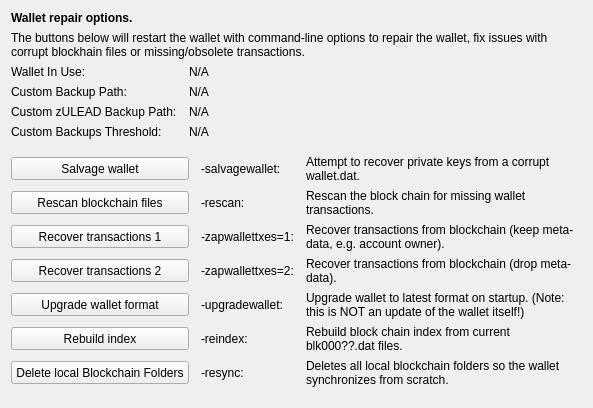
     <widget class="QWidget" name="tab_repair">
      <attribute name="title">
       <string>&amp;Wallet Repair</string>
      </attribute>
      <layout class="QGridLayout" name="gridLayout_4" columnstretch="0,0,0,0">
       <property name="horizontalSpacing">
        <number>12</number>
       </property>
       <item row="0" column="0" colspan="4">
        <widget class="QLabel" name="label_repair_header">
         <property name="font">
          <font>
           <weight>75</weight>
           <bold>true</bold>
          </font>
         </property>
         <property name="text">
          <string>Wallet repair options.</string>
         </property>
        </widget>
       </item>
       <item row="1" column="0" colspan="4">
        <widget class="QLabel" name="label_repair_helptext">
         <property name="font">
          <font>
           <weight>50</weight>
           <bold>false</bold>
          </font>
         </property>
         <property name="text">
          <string>The buttons below will restart the wallet with command-line options to repair the wallet, fix issues with corrupt blockhain files or missing/obsolete transactions.</string>
         </property>
         <property name="wordWrap">
          <bool>true</bool>
         </property>
        </widget>
       </item>
       <item row="2" column="0">
        <widget class="QLabel" name="wallet_path_label">
         <property name="text">
          <string>Wallet In Use:</string>
         </property>
        </widget>
       </item>
       <item row="2" column="1" colspan="3">
        <widget class="QLabel" name="wallet_path">
         <property name="cursor">
          <cursorShape>IBeamCursor</cursorShape>
         </property>
         <property name="text">
          <string>N/A</string>
         </property>
         <property name="textFormat">
          <enum>Qt::PlainText</enum>
         </property>
         <property name="textInteractionFlags">
          <set>Qt::LinksAccessibleByMouse|Qt::TextSelectableByKeyboard|Qt::TextSelectableByMouse</set>
         </property>
        </widget>
       </item>
       <item row="3" column="0">
        <widget class="QLabel" name="wallet_custombackuppath_label">
         <property name="text">
          <string>Custom Backup Path:</string>
         </property>
         <property name="visible">
          <bool>false</bool>
         </property>
        </widget>
       </item>
       <item row="3" column="1" colspan="3">
        <widget class="QLabel" name="wallet_custombackuppath">
         <property name="cursor">
          <cursorShape>IBeamCursor</cursorShape>
         </property>
         <property name="text">
          <string>N/A</string>
         </property>
         <property name="textFormat">
          <enum>Qt::PlainText</enum>
         </property>
         <property name="textInteractionFlags">
          <set>Qt::LinksAccessibleByMouse|Qt::TextSelectableByKeyboard|Qt::TextSelectableByMouse</set>
         </property>
         <property name="visible">
          <bool>false</bool>
         </property>
        </widget>
       </item>
       <item row="4" column="0">
        <widget class="QLabel" name="wallet_customzuleadbackuppath_label">
         <property name="text">
          <string>Custom zULEAD Backup Path:</string>
         </property>
         <property name="visible">
          <bool>false</bool>
         </property>
        </widget>
       </item>
       <item row="4" column="1" colspan="3">
        <widget class="QLabel" name="wallet_customzuleadbackuppath">
         <property name="cursor">
          <cursorShape>IBeamCursor</cursorShape>
         </property>
         <property name="text">
          <string>N/A</string>
         </property>
         <property name="textFormat">
          <enum>Qt::PlainText</enum>
         </property>
         <property name="textInteractionFlags">
          <set>Qt::LinksAccessibleByMouse|Qt::TextSelectableByKeyboard|Qt::TextSelectableByMouse</set>
         </property>
         <property name="visible">
          <bool>false</bool>
         </property>
        </widget>
       </item>
       <item row="5" column="0">
        <widget class="QLabel" name="wallet_custombackupthreshold_label">
         <property name="text">
          <string>Custom Backups Threshold:</string>
         </property>
         <property name="visible">
          <bool>false</bool>
         </property>
        </widget>
       </item>
       <item row="5" column="1" colspan="3">
        <widget class="QLabel" name="wallet_custombackupthreshold">
         <property name="cursor">
          <cursorShape>IBeamCursor</cursorShape>
         </property>
         <property name="text">
          <string>N/A</string>
         </property>
         <property name="textFormat">
          <enum>Qt::PlainText</enum>
         </property>
         <property name="textInteractionFlags">
          <set>Qt::LinksAccessibleByMouse|Qt::TextSelectableByKeyboard|Qt::TextSelectableByMouse</set>
         </property>
         <property name="visible">
          <bool>false</bool>
         </property>
        </widget>
       </item>
       <item row="6" column="0">
        <spacer name="verticalSpacer_repair1">
         <property name="orientation">
          <enum>Qt::Vertical</enum>
         </property>
         <property name="sizeHint" stdset="0">
          <size>
           <width>10</width>
           <height>10</height>
          </size>
         </property>
        </spacer>
       </item>
       <item row="7" column="0" colspan="2">
        <widget class="QPushButton" name="btn_salvagewallet">
         <property name="minimumSize">
          <size>
           <width>100</width>
           <height>23</height>
          </size>
         </property>
         <property name="text">
          <string>Salvage wallet</string>
         </property>
        </widget>
       </item>
       <item row="7" column="2">
        <widget class="QLabel" name="label_repair_salvage_command">
         <property name="text">
          <string notr="true">-salvagewallet:</string>
         </property>
        </widget>
       </item>
       <item row="7" column="3">
        <widget class="QLabel" name="label_repair_salvage">
         <property name="text">
          <string>Attempt to recover private keys from a corrupt wallet.dat.</string>
         </property>
         <property name="wordWrap">
          <bool>true</bool>
         </property>
        </widget>
       </item>
       <item row="8" column="0" colspan="2">
        <widget class="QPushButton" name="btn_rescan">
         <property name="minimumSize">
          <size>
           <width>100</width>
           <height>23</height>
          </size>
         </property>
         <property name="text">
          <string>Rescan blockchain files</string>
         </property>
        </widget>
       </item>
       <item row="8" column="2">
        <widget class="QLabel" name="label_repair_rescan_command">
         <property name="text">
          <string notr="true">-rescan:</string>
         </property>
        </widget>
       </item>
       <item row="8" column="3">
        <widget class="QLabel" name="label_repair_rescan">
         <property name="text">
          <string>Rescan the block chain for missing wallet transactions.</string>
         </property>
         <property name="wordWrap">
          <bool>true</bool>
         </property>
        </widget>
       </item>
       <item row="9" column="0" colspan="2">
        <widget class="QPushButton" name="btn_zapwallettxes1">
         <property name="minimumSize">
          <size>
           <width>100</width>
           <height>23</height>
          </size>
         </property>
         <property name="text">
          <string>Recover transactions 1</string>
         </property>
        </widget>
       </item>
       <item row="9" column="2">
        <widget class="QLabel" name="label_repair_zap1_command">
         <property name="text">
          <string notr="true">-zapwallettxes=1:</string>
         </property>
        </widget>
       </item>
       <item row="9" column="3">
        <widget class="QLabel" name="label_repair_zap1">
         <property name="text">
          <string>Recover transactions from blockchain (keep meta-data, e.g. account owner).</string>
         </property>
         <property name="wordWrap">
          <bool>true</bool>
         </property>
        </widget>
       </item>
       <item row="10" column="0" colspan="2">
        <widget class="QPushButton" name="btn_zapwallettxes2">
         <property name="minimumSize">
          <size>
           <width>100</width>
           <height>23</height>
          </size>
         </property>
         <property name="text">
          <string>Recover transactions 2</string>
         </property>
        </widget>
       </item>
       <item row="10" column="2">
        <widget class="QLabel" name="label_repair_zap2_command">
         <property name="text">
          <string notr="true">-zapwallettxes=2:</string>
         </property>
        </widget>
       </item>
       <item row="10" column="3">
        <widget class="QLabel" name="label_repair_zap2">
         <property name="text">
          <string>Recover transactions from blockchain (drop meta-data).</string>
         </property>
         <property name="wordWrap">
          <bool>true</bool>
         </property>
        </widget>
       </item>
       <item row="11" column="0" colspan="2">
        <widget class="QPushButton" name="btn_upgradewallet">
         <property name="minimumSize">
          <size>
           <width>100</width>
           <height>23</height>
          </size>
         </property>
         <property name="text">
          <string>Upgrade wallet format</string>
         </property>
        </widget>
       </item>
       <item row="11" column="2">
        <widget class="QLabel" name="label_repair_upgrade_command">
         <property name="text">
          <string notr="true">-upgradewallet:</string>
         </property>
        </widget>
       </item>
       <item row="11" column="3">
        <widget class="QLabel" name="label_repair_upgrade">
         <property name="text">
          <string>Upgrade wallet to latest format on startup. (Note: this is NOT an update of the wallet itself!)</string>
         </property>
         <property name="wordWrap">
          <bool>true</bool>
         </property>
        </widget>
       </item>
       <item row="12" column="0" colspan="2">
        <widget class="QPushButton" name="btn_reindex">
         <property name="minimumSize">
          <size>
           <width>100</width>
           <height>23</height>
          </size>
         </property>
         <property name="text">
          <string>Rebuild index</string>
         </property>
        </widget>
       </item>
       <item row="12" column="2">
        <widget class="QLabel" name="label_repair_reindex_command">
         <property name="text">
          <string notr="true">-reindex:</string>
         </property>
        </widget>
       </item>
       <item row="12" column="3">
        <widget class="QLabel" name="label_repair_reindex">
         <property name="text">
          <string>Rebuild block chain index from current blk000??.dat files.</string>
         </property>
         <property name="wordWrap">
          <bool>true</bool>
         </property>
        </widget>
       </item>
       <item row="13" column="0" colspan="2">
        <widget class="QPushButton" name="btn_resync">
         <property name="minimumSize">
          <size>
           <width>100</width>
           <height>23</height>
          </size>
         </property>
         <property name="text">
          <string>Delete local Blockchain Folders</string>
         </property>
        </widget>
       </item>
       <item row="13" column="2">
        <widget class="QLabel" name="label_repair_resync_command">
         <property name="text">
          <string>-resync:</string>
         </property>
        </widget>
       </item>
       <item row="13" column="3">
        <widget class="QLabel" name="label_repair_resync">
         <property name="text">
          <string>Deletes all local blockchain folders so the wallet synchronizes from scratch.</string>
         </property>
         <property name="wordWrap">
          <bool>true</bool>
         </property>
        </widget>
       </item>
       <item row="14" column="0">
        <spacer name="verticalSpacer_repair2">
         <property name="orientation">
          <enum>Qt::Vertical</enum>
         </property>
         <property name="sizeHint" stdset="0">
          <size>
           <width>20</width>
           <height>10</height>
          </size>
         </property>
        </spacer>
       </item>
      </layout>
     </widget>
